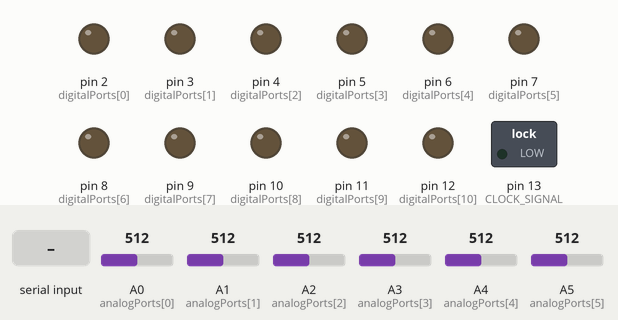
Recording of a sketch running on a simulated Arduino Uno, built with avr-gcc and run on an emulated ATmega328P. On the bench: switched loads named in the sketch (green lamp = pin HIGH), output pins drawn as LEDs (lit = HIGH). The inputs (shaded band) are chosen by the test bench; at power-on: A0 (analogPorts[0]) = 512, A1 (analogPorts[1]) = 512, A2 (analogPorts[2]) = 512, A3 (analogPorts[3]) = 512, A4 (analogPorts[4]) = 512, A5 (analogPorts[5]) = 512. What the sketch prints to the serial monitor is not drawn.

Above: at 1.2 s.
1.3 s: "90,45\n" received over Serial
At 2.5 s:
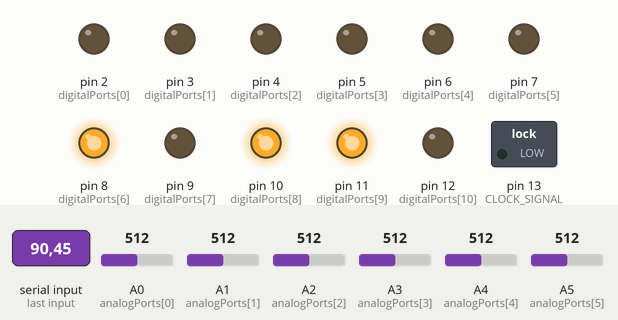
2.8 s: "30,150\n" received over Serial
At 3.8 s:
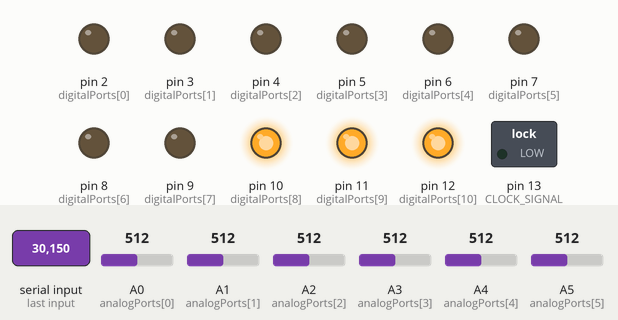
4.3 s: "5\n" received over Serial
At 4.8 s:
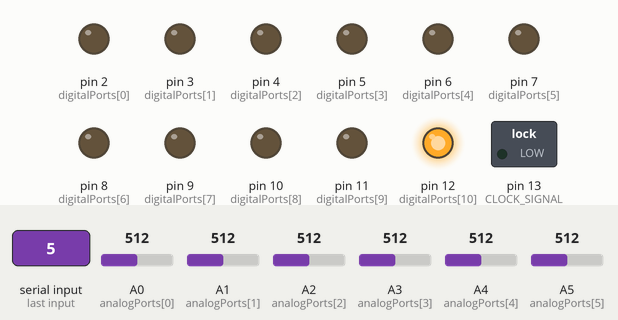
5.8 s: "200\n" received over Serial
At 7.0 s:
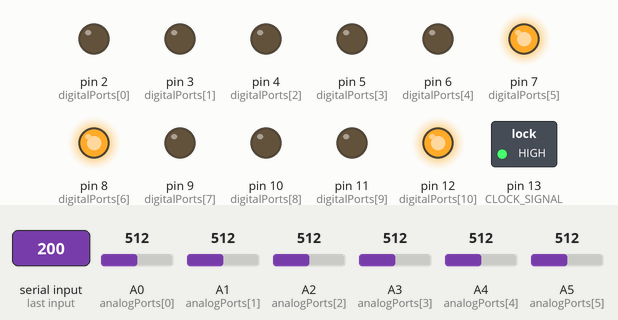
7.3 s: "1\n" received over Serial
At 8.3 s:
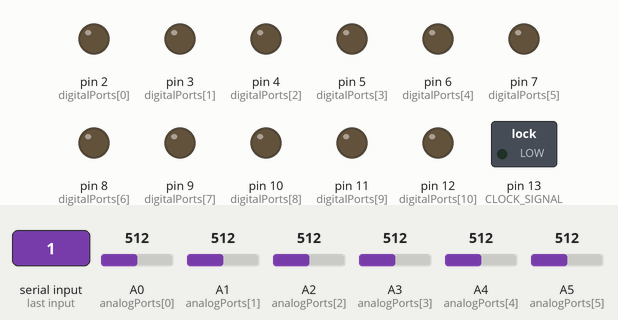
8.8 s: "90\n" received over Serial
At 9.5 s:
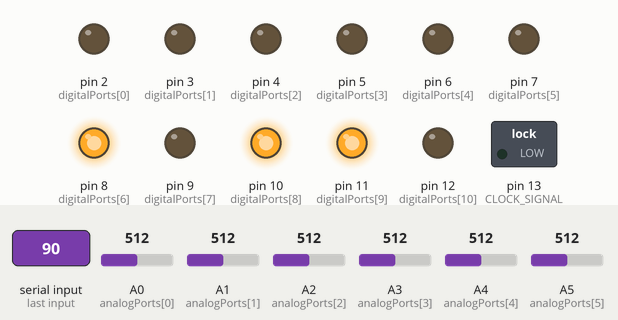
Timing chart, 0 to 11.3 s (numbered marks = the images above; inputs shaded):
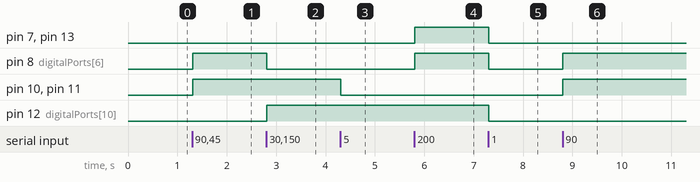

The sketch:

fpga-12-bit-int-comm.ino
```cpp
const int CLOCK_SIGNAL = 13;
#include <math.h>
#include <string.h>
#include <stdlib.h>

int analogPorts[] = {A0, A1, A2, A3, A4, A5};
int digitalPorts[] = {2, 3, 4, 5, 6, 7, 8, 9, 10, 11, 12, 13};

/**
 * Represents int between 0 and 4095 as a binary char array of length 12
 *
 * @param num the integer that will be converted
 * @param vals the char array that will contain a big-endian conversion of the int
 */
void integerAsCharArray(int num, char* vals) {

    num %= (int)pow(2, 12);

    for (int i = 1; i <= 12; i++) {
        int powerOfTwo = pow(2, 12 - i + 1);
        if (num > powerOfTwo) {
            num -= powerOfTwo;
            vals[i - 1] = 1;
        } else {
            vals[i - 1] = 0;
        }
    }
}

/**
 * Retrieves int as text over serial and converts it to an int
 *
 * @return the int that was received over serial
 */
char receivedChars[32];
bool newData = false;

void receiveInt() {
    static byte ndx = 0;
    char endMarker = '\n';
    char rc;
    int numChars = 32;

    if (Serial.available() > 0) {
        rc = Serial.read();

        if (rc != endMarker) {
            receivedChars[ndx] = rc;
            ndx++;
            if (ndx >= numChars) {
                ndx = numChars - 1;
            }
        } else {
            receivedChars[ndx] = '\0'; // terminate the string
            ndx = 0;
            newData = true;
        }
    }
}

/**
 * Set digital pins based on values in char array
 *
 * @param arr Reference to the char array to be read
 */
void setDigitalPins(char* vals) {
    for (int i = 0; i < 12; i++) {
        if (vals[i] == 1)
           digitalWrite(digitalPorts[i], HIGH);
        else
           digitalWrite(digitalPorts[i], LOW);
    }
}

/**
 * Reads analog pins from FPGA into a char array
 *
 * @param portValues Array used to store the analog values
 */
void readAnalogPins(int* portValues) {
    for (int i = 0; i < 6; i++) {
        portValues[i] = analogRead(analogPorts[i]);
    }
}

/**
 * Sends an integer over serial as a null-terminated series of bytes
 *
 * @param num Number to be sent
 */
void sendInt(int num) {

    while (num > 0) {
        Serial.print(num % 10);
        num /= 10;
    }
    Serial.flush();
}

char vals[12];
int portValues[6];

void setup()
{

    Serial.begin(14400);  // initialize serial communications at 9600 bps
    pinMode(CLOCK_SIGNAL, OUTPUT);
    // int output = 0;
    // Config all pins that will have inputs at some point
    for (int port : analogPorts) {
        pinMode(port, INPUT);
    }
    for (int port : digitalPorts) {
        pinMode(port, OUTPUT);
    }
}

int output = 0;
int portIndex = 0;

int analogToInt(int* portValues) {
    int result = 0;
    for (int i = 0; i < 6; i++) {
        result += portValues[i]; // * pow(2, i);
    }

    return result;
}

void loop()
{
    // Continue to read from serial
    receiveInt();

    // If the val is complete, process it
    if (newData) {

        newData = false;

        int num = atoi(receivedChars);
        integerAsCharArray(num, vals);

        // Send values to FPGA
        setDigitalPins(vals);

        delayMicroseconds(10);

        // Read analog pins
        readAnalogPins(portValues);

        // Convert analog values to denormalized int
        num = analogToInt(portValues);

        // Send resulting int over serial
        sendInt(num);
    }
//    // Read in data from serial buffer
//    char buf[50];
//    // Serial.readBytes(buf, 12);
//    bool high;
//    int numBytes = Serial.readBytes(buf, 1);
//    char c = buf[0];
//    if (c == 1) {
//        high = true;
//    } else {
//        high = false;
//    }
//
//    for (int port : digitalPorts) {
//        if (high)
//            digitalWrite(port, HIGH);
//        else
//            digitalWrite(port, LOW);
//    }
//
//   // delayMicroseconds(100);
//
//    int portValues[6];
//    for (int i = 0; i < 6; i++) {
//        portValues[i] = analogRead(analogPorts[i]);
//    }
//
//    char sendBuf[50];
//    sprintf(sendBuf, "%d,%d,%d,%d,%d,%d;", portValues[0], portValues[1], portValues[2], portValues[3], portValues[4], portValues[5]);
//    Serial.print(sendBuf);
//    Serial.flush();

}
```

Measured:
- after the input at 1.3 s, pin 8 (digitalPorts[6]), pin 10 (digitalPorts[8]), pin 11 (digitalPorts[9]): LOW → HIGH at once
- after the input at 2.8 s, pin 8 (digitalPorts[6]): HIGH → LOW at once; pin 12 (digitalPorts[10]): LOW → HIGH at once
- after the input at 4.3 s, pin 10 (digitalPorts[8]), pin 11 (digitalPorts[9]): HIGH → LOW at once
- after the input at 5.8 s, pin 7 (digitalPorts[5]), pin 8 (digitalPorts[6]), pin 13 (CLOCK_SIGNAL): LOW → HIGH at once
- after the input at 7.3 s, pin 7 (digitalPorts[5]), pin 8 (digitalPorts[6]), pin 12 (digitalPorts[10]), pin 13 (CLOCK_SIGNAL): HIGH → LOW at once
- after the input at 8.8 s, pin 8 (digitalPorts[6]), pin 10 (digitalPorts[8]), pin 11 (digitalPorts[9]): LOW → HIGH at once
